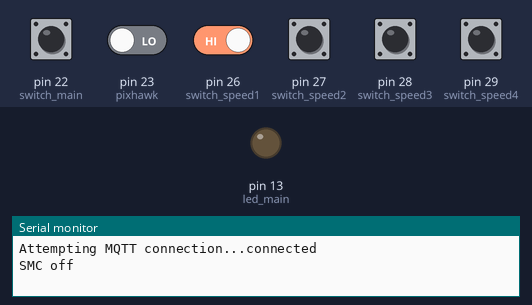
This sketch was run on a simulated Arduino Mega 2560, built with avr-gcc and run on an emulated ATmega2560. Shown: output pins drawn as LEDs (lit = HIGH), the last lines printed to the serial monitor. Inputs (shaded band) come from the test bench; at power-on: pin 22 (switch_main), pin 26 (switch_speed1), pin 27 (switch_speed2), pin 28 (switch_speed3), pin 29 (switch_speed4) HIGH, pin 23 (pixhawk) LOW. WiFi joins after 1.5 s; servers stay silent unless stated; no MQTT or app messages arrive unless stated.

Above: at 2.7 s.
2.8 s: pin 22 (switch_main) pulled LOW for 1 s
At 3.4 s:
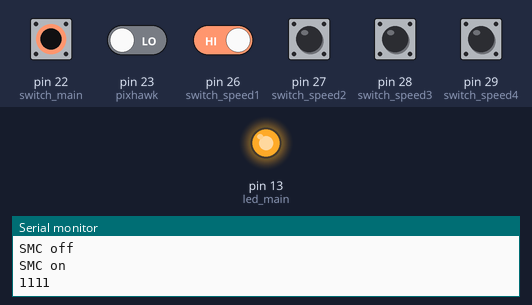
11.0 s: pin 22 (switch_main) driven LOW and pin 26 (switch_speed1) driven LOW
At 12.4 s:
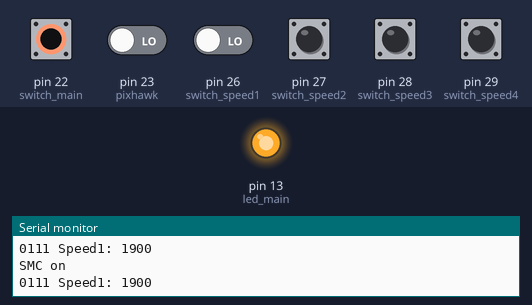
Timing chart, 0 to 14.0 s (numbered marks = the images above; inputs shaded):
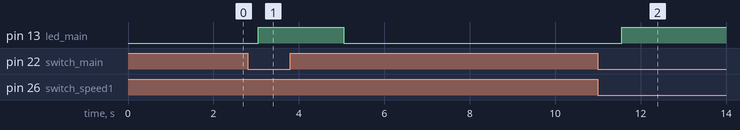

The sketch:

main_control_02.ino
```cpp
/* Draft Syergie Main Control
----------------------------------------
Main Control:
on   : input from joystick
off  : manual input from Pixhawk
----------------------------------------
Speed Control:
> 4 unit with switch (and LED indicator)
> input manual (belum pakai joystick)
----------------------------------------
*/

/* Library ethernet */
#include <SPI.h>
#include <Ethernet.h>
#include <PubSubClient.h>

// joystick
#define joy_speed1 A0       //input joystick speed
#define joy_speed2 A1
#define joy_speed3 A2
#define joy_speed4 A3

// pin switch
const int switch_main = 22; // input swicth main
const int pixhawk = 23;

const int switch_speed1 = 26;  // input switch speed
const int switch_speed2 = 27;
const int switch_speed3 = 28;
const int switch_speed4 = 29;

// initialize state
int state_main = 0;     //state main

int state_speed1 = 0;     //state speed
int state_speed2 = 0;
int state_speed3 = 0;
int state_speed4 = 0;

// LED indikator
//int led_main;     //output speed

int led_speed1;   //output speed
int led_speed2;
int led_speed3;
int led_speed4;

// pin LED
const int led_main = 13;
//const int outLed1 = 13;
//const int outLed2 = 12;

double pulse_speed_in;

double pulse_pixhawk;


// input pulse speed and steer
const int a = 100;
const int b = 300;
const int c = 500;
const int d = 650;
const int e = 865;

/* Declare IP Address */
byte mac[]    = {  0xDA, 0xED, 0xBA, 0xFE, 0xFE, 0xED };
IPAddress ip(123, 205, 76, 90);       //IP for arduino
IPAddress server(123, 205, 76, 65);   //IP for raspi/pc

void callback(char* topic, byte* payload, unsigned int length) {
  Serial.print("Message arrived [");
  Serial.print(topic);
  Serial.print("] ");
  for (int i=0;i<length;i++) {
    Serial.print((char)payload[i]);
  }
}

EthernetClient ethClient;
PubSubClient client(ethClient);

void reconnect() {
  // Loop until we're reconnected
  while (!client.connected()) {
    Serial.print("Attempting MQTT connection...");
    // Attempt to connect
    if (client.connect("MainArduino")) {
      Serial.println("connected");
      // Once connected, publish an announcement...
      // ... and resubscribe
      client.subscribe("MainControl");
    } else {
      Serial.print("failed, rc=");
      Serial.print(client.state());
      Serial.println(" try again in 5 seconds");
      // Wait 5 seconds before retrying
      delay(5000);
    }
  }
}

double pulse_speed(int joyspeed) {
  if (joyspeed <=200){
    pulse_speed_in = 1500;
   }
  else if (joyspeed <=400){
    pulse_speed_in = 1600;
   }
  else if (joyspeed <=600){
    pulse_speed_in = 1700;
   }
  else if (joyspeed <=800){
    pulse_speed_in = 1800;
   }
  else{
    pulse_speed_in = 1900;
   }
  return pulse_speed_in;
}

void setup() {
  // Serial begin
  Serial.begin(57600);

  // Switch
  pinMode(switch_main, INPUT);       //input switch main
  digitalWrite(switch_main, HIGH);

  pinMode(switch_speed1, INPUT);     //input switch speed
  pinMode(switch_speed2, INPUT);
  pinMode(switch_speed3, INPUT);
  pinMode(switch_speed4, INPUT);
  digitalWrite(switch_speed1, HIGH);
  digitalWrite(switch_speed2, HIGH);
  digitalWrite(switch_speed3, HIGH);
  digitalWrite(switch_speed4, HIGH);

  pinMode(led_main, OUTPUT);

    // Ethernet
  client.setServer(server, 1883);
  Ethernet.begin(mac, ip);
  client.setCallback(callback);

  delay(1500);
}

void loop() {
  int pulse_speed_in1, pulse_speed_in2, pulse_speed_in3, pulse_speed_in4;
  char msgBuffer[20];

  if (!client.connected()) {
    reconnect();
  }

/* Main Control */
  state_main = digitalRead (switch_main);

  if (state_main == LOW) {
    digitalWrite(led_main, HIGH);

    // main switch on, indicator on:
    Serial.println("SMC on");

    /*Speed Control*/
    int state_speed1 = digitalRead(switch_speed1);
    int state_speed2 = digitalRead(switch_speed2);
    int state_speed3 = digitalRead(switch_speed3);
    int state_speed4 = digitalRead(switch_speed4);

    Serial.print(state_speed1);
    Serial.print(state_speed2);
    Serial.print(state_speed3);
    Serial.print(state_speed4);

    if (state_speed1 == LOW) {
      digitalWrite(led_speed1, HIGH);
      // int speed1 = analogRead(joy_speed1);
      // switch on, indicator on:
      Serial.print(" Speed1: ");
      //pulse_speed_in1 = pulse_speed(speed1);
      pulse_speed_in1 = pulse_speed(e);
      Serial.print(pulse_speed_in1);
      client.publish("1pulse_spc",dtostrf(pulse_speed_in1, 5, 0, msgBuffer));
      }
      else {
        digitalWrite(led_speed1, LOW);
        }

    if (state_speed2 == LOW) {
      digitalWrite(led_speed2, HIGH);
      // int speed2 = analogRead(joy_speed2);
      // switch on, indicator on:
      Serial.print(" Speed2: ");
      //pulse_speed_in2 = pulse_speed(speed2);
      pulse_speed_in2 = pulse_speed(a);
      Serial.print(pulse_speed_in2);
      client.publish("2pulse_spc",dtostrf(pulse_speed_in2, 5, 0, msgBuffer));
      }
      else {
        digitalWrite(led_speed2, LOW);
        }

    if (state_speed3 == LOW) {
      digitalWrite(led_speed3, HIGH);
      // int speed3 = analogRead(joy_speed3);
      // switch on, indicator on:
      Serial.print(" Speed3: ");
      //pulse_speed_in3 = pulse_speed(speed3);
      pulse_speed_in3 = pulse_speed(d);
      Serial.print(pulse_speed_in3);
      client.publish("3pulse_spc",dtostrf(pulse_speed_in3, 5, 0, msgBuffer));
      }
      else {
        digitalWrite(led_speed3, LOW);
        }

    if (state_speed4 == LOW) {
      digitalWrite(led_speed4, HIGH);
      // int speed4 = analogRead(joy_speed4);
      // switch on, indicator on:
      Serial.print(" Speed4: ");
      //pulse_speed_in4 = pulse_speed(speed4);
      pulse_speed_in4 = pulse_speed(b);
      Serial.print(pulse_speed_in4);
      client.publish("4pulse_spc",dtostrf(pulse_speed_in4, 5, 0, msgBuffer));
      }
      else {
        digitalWrite(led_speed4, LOW);
      }

    Serial.println();

  }
  else {
    Serial.println("SMC off");
    pulse_pixhawk = pulseIn(pixhawk, HIGH);
    digitalWrite(led_main, LOW);
  }

  client.loop();
  delay(500);

}
```

Measured:
- after the input at 2.8 s, pin 13 (led_main): LOW → HIGH after 0.25 s, → LOW 2.0 s later
- after the input at 11.0 s, pin 13 (led_main): LOW → HIGH after 0.55 s
